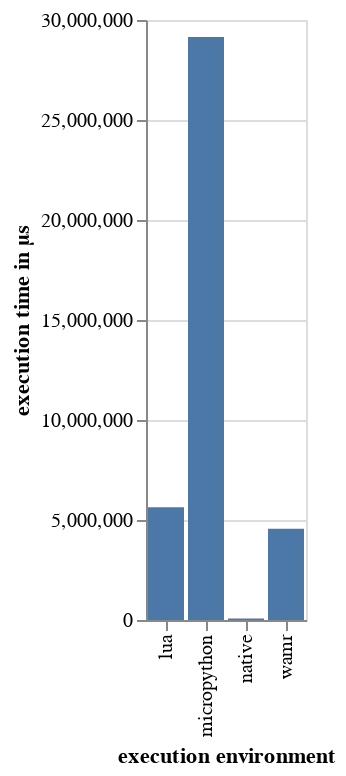
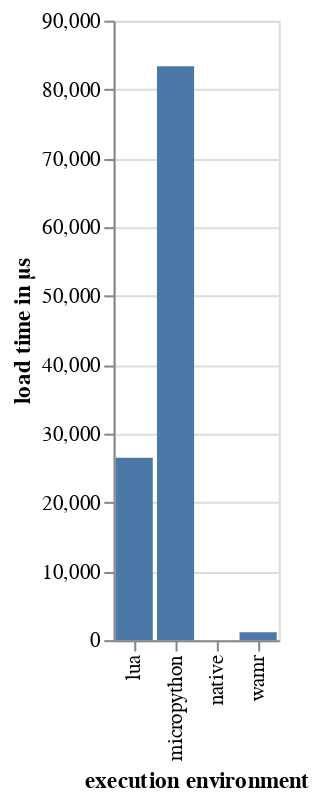

The code cell stored with these charts, in order, in its notebook:
### Code cell
# benchmark = "tarfind"
benchmark = "crc_32"

benchmark_df = benchmark_df.filter(pl.col("benchmark").eq(benchmark))
benchmark_avg_over_iteration = benchmark_df.group_by("environment").agg(
    pl.col("execution_time_us").mean(), (pl.col("init_runtime_us").mean() + pl.col("load_program_us").mean()).alias("load_time_us")
    )

execution_time = alt.Chart(benchmark_avg_over_iteration).encode(
    alt.X("environment", title="execution environment"),
    alt.Y("execution_time_us", title="execution time in µs" ),
).mark_bar()


load_time = alt.Chart(benchmark_avg_over_iteration).encode(
    alt.X("environment", title="execution environment"),
    alt.Y("load_time_us", title="load time in µs" ),
).mark_bar()

execution_time.display(scaleFactor=2)
load_time.display(scaleFactor=2)

### Figure 1 — Vega-Lite specification as saved in the notebook (floating-point values rounded to 4 significant figures)
{"config": {"view": {"continuousWidth": 300, "continuousHeight": 300}}, "data": {"name": "data-396e265c83390393bac0e7a0e87d2878"}, "mark": {"type": "bar"}, "encoding": {"x": {"field": "environment", "title": "execution environment", "type": "nominal"}, "y": {"field": "execution_time_us", "title": "execution time in µs", "type": "quantitative"}}, "$schema": "https://vega.github.io/schema/vega-lite/v5.20.1.json", "datasets": {"data-396e265c83390393bac0e7a0e87d2878": [{"environment": "native", "execution_time_us": 79010.0, "load_time_us": 0.0}, {"environment": "wamr", "execution_time_us": 4565000.0, "load_time_us": 1147.0}, {"environment": "lua", "execution_time_us": 5631000.0, "load_time_us": 26490.0}, {"environment": "micropython", "execution_time_us": 29150000.0, "load_time_us": 83360.0}]}}

### Figure 2 — Vega-Lite specification as saved in the notebook (floating-point values rounded to 4 significant figures)
{"config": {"view": {"continuousWidth": 300, "continuousHeight": 300}}, "data": {"name": "data-396e265c83390393bac0e7a0e87d2878"}, "mark": {"type": "bar"}, "encoding": {"x": {"field": "environment", "title": "execution environment", "type": "nominal"}, "y": {"field": "load_time_us", "title": "load time in µs", "type": "quantitative"}}, "$schema": "https://vega.github.io/schema/vega-lite/v5.20.1.json", "datasets": {"data-396e265c83390393bac0e7a0e87d2878": [{"environment": "native", "execution_time_us": 79010.0, "load_time_us": 0.0}, {"environment": "wamr", "execution_time_us": 4565000.0, "load_time_us": 1147.0}, {"environment": "lua", "execution_time_us": 5631000.0, "load_time_us": 26490.0}, {"environment": "micropython", "execution_time_us": 29150000.0, "load_time_us": 83360.0}]}}
